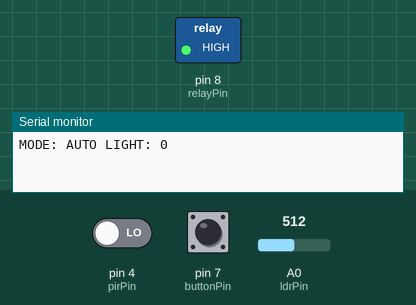
Recording of a sketch running on a simulated Arduino Uno, built with avr-gcc and run on an emulated ATmega328P. On the bench: switched loads named in the sketch (green lamp = pin HIGH), the last lines printed to the serial monitor. The test bench sets the inputs (shaded band); at power-on: pin 7 (buttonPin) HIGH, pin 4 (pirPin) LOW, A0 (ldrPin) = 512.

Above: at 3.2 s.
3.3 s: pin 7 (buttonPin) pulled LOW for 2.3 s
At 7.8 s:
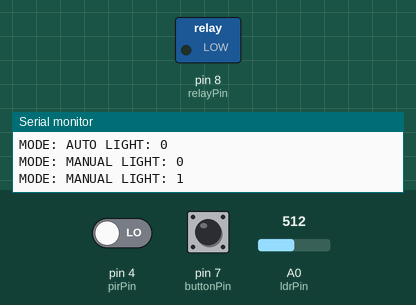
Timing chart, 0 to 14.1 s (numbered marks = the images above; inputs shaded):
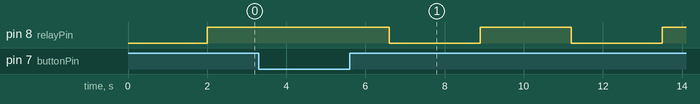

The sketch:

code.ino
```cpp
#define ldrPin A0
#define pirPin 4
#define relayPin 8
#define buttonPin 7
int ldrValue = 0;
int motion = 0;
int threshold = 500;
bool autoMode = true;
bool lightState = true;

void setup() {
  pinMode(pirPin, INPUT);
  pinMode(relayPin, OUTPUT);
  pinMode(buttonPin, INPUT_PULLUP);
  Serial.begin(9600);
  delay(2000);

}

void loop() {
  ldrValue = analogRead(ldrPin);
  motion = digitalRead(pirPin);

  if(digitalRead(buttonPin) == LOW){
    autoMode = !autoMode;
    delay(300);
  }

  if(autoMode){
    if(ldrValue > threshold && motion == HIGH){
      lightState = true;
    }
    else{
      lightState = false;
    }
  }
  else{
    if(digitalRead(buttonPin) == HIGH){
      lightState = !lightState;
      delay(300);
    }
  }
  digitalWrite(relayPin, lightState ? LOW:HIGH);

  Serial.print("MODE: ");
  Serial.print(autoMode ? "AUTO" : "MANUAL");
  Serial.print(" LIGHT: ");
  Serial.println(lightState);
  delay(2000);
}
```

Measured:
- after the input at 3.3 s, pin 8 (relayPin): alternates HIGH for 2.3 s and LOW for 2.3 s, starting after 3.3 s
